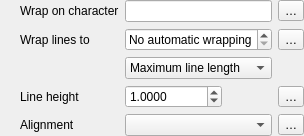
                         <widget class="QFrame" name="mMultiLinesFrame">
                          <property name="frameShape">
                           <enum>QFrame::NoFrame</enum>
                          </property>
                          <property name="frameShadow">
                           <enum>QFrame::Raised</enum>
                          </property>
                          <layout class="QGridLayout" name="gridLayout_28">
                           <property name="leftMargin">
                            <number>20</number>
                           </property>
                           <property name="topMargin">
                            <number>0</number>
                           </property>
                           <property name="rightMargin">
                            <number>0</number>
                           </property>
                           <property name="bottomMargin">
                            <number>0</number>
                           </property>
                           <item row="3" column="3">
                            <widget class="QgsPropertyOverrideButton" name="mFontLineHeightDDBtn">
                             <property name="text">
                              <string>…</string>
                             </property>
                            </widget>
                           </item>
                           <item row="4" column="3">
                            <widget class="QgsPropertyOverrideButton" name="mFontMultiLineAlignDDBtn">
                             <property name="text">
                              <string>…</string>
                             </property>
                            </widget>
                           </item>
                           <item row="1" column="0">
                            <widget class="QLabel" name="mLabelWrapLinesTo">
                             <property name="text">
                              <string>Wrap lines to</string>
                             </property>
                            </widget>
                           </item>
                           <item row="3" column="2">
                            <widget class="QgsUnitSelectionWidget" name="mLineHeightUnitWidget" native="true">
                             <property name="focusPolicy">
                              <enum>Qt::StrongFocus</enum>
                             </property>
                            </widget>
                           </item>
                           <item row="0" column="0">
                            <widget class="QLabel" name="mLabelWrapOnCharacter">
                             <property name="sizePolicy">
                              <sizepolicy hsizetype="Maximum" vsizetype="Preferred">
                               <horstretch>0</horstretch>
                               <verstretch>0</verstretch>
                              </sizepolicy>
                             </property>
                             <property name="text">
                              <string>Wrap on character</string>
                             </property>
                            </widget>
                           </item>
                           <item row="1" column="1" colspan="2">
                            <widget class="QgsSpinBox" name="mAutoWrapLengthSpinBox">
                             <property name="enabled">
                              <bool>true</bool>
                             </property>
                             <property name="toolTip">
                              <string>If set, label text will automatically be wrapped to match the specified number of characters per line (if possible)</string>
                             </property>
                             <property name="specialValueText">
                              <string>No automatic wrapping</string>
                             </property>
                             <property name="suffix">
                              <string> characters</string>
                             </property>
                             <property name="maximum">
                              <number>999</number>
                             </property>
                            </widget>
                           </item>
                           <item row="0" column="1" colspan="2">
                            <widget class="QLineEdit" name="wrapCharacterEdit">
                             <property name="minimumSize">
                              <size>
                               <width>0</width>
                               <height>0</height>
                              </size>
                             </property>
                            </widget>
                           </item>
                           <item row="3" column="1">
                            <widget class="QgsDoubleSpinBox" name="mFontLineHeightSpinBox">
                             <property name="enabled">
                              <bool>true</bool>
                             </property>
                             <property name="minimumSize">
                              <size>
                               <width>0</width>
                               <height>0</height>
                              </size>
                             </property>
                             <property name="toolTip">
                              <string>Line height spacing for multi-line text</string>
                             </property>
                             <property name="suffix">
                              <string/>
                             </property>
                             <property name="decimals">
                              <number>4</number>
                             </property>
                             <property name="minimum">
                              <double>0.000000000000000</double>
                             </property>
                             <property name="maximum">
                              <double>999999999.000000000000000</double>
                             </property>
                             <property name="singleStep">
                              <double>1.000000000000000</double>
                             </property>
                             <property name="value">
                              <double>1.000000000000000</double>
                             </property>
                            </widget>
                           </item>
                           <item row="0" column="3">
                            <widget class="QgsPropertyOverrideButton" name="mWrapCharDDBtn">
                             <property name="text">
                              <string>…</string>
                             </property>
                            </widget>
                           </item>
                           <item row="4" column="0">
                            <widget class="QLabel" name="mFontMultiLineLabel">
                             <property name="sizePolicy">
                              <sizepolicy hsizetype="Maximum" vsizetype="Preferred">
                               <horstretch>0</horstretch>
                               <verstretch>0</verstretch>
                              </sizepolicy>
                             </property>
                             <property name="text">
                              <string>Alignment</string>
                             </property>
                            </widget>
                           </item>
                           <item row="2" column="1" colspan="2">
                            <widget class="QComboBox" name="mAutoWrapTypeComboBox">
                             <property name="toolTip">
                              <string>Controls whether lines are automatically wrapped using the maximum number of characters in a line, or the minimum</string>
                             </property>
                             <item>
                              <property name="text">
                               <string>Maximum line length</string>
                              </property>
                             </item>
                             <item>
                              <property name="text">
                               <string>Minimum line length</string>
                              </property>
                             </item>
                            </widget>
                           </item>
                           <item row="1" column="3">
                            <widget class="QgsPropertyOverrideButton" name="mAutoWrapLengthDDBtn">
                             <property name="text">
                              <string>…</string>
                             </property>
                            </widget>
                           </item>
                           <item row="3" column="0">
                            <widget class="QLabel" name="mFontLineHeightLabel">
                             <property name="sizePolicy">
                              <sizepolicy hsizetype="Maximum" vsizetype="Preferred">
                               <horstretch>0</horstretch>
                               <verstretch>0</verstretch>
                              </sizepolicy>
                             </property>
                             <property name="text">
                              <string>Line height</string>
                             </property>
                            </widget>
                           </item>
                           <item row="4" column="1" colspan="2">
                            <widget class="QComboBox" name="mFontMultiLineAlignComboBox">
                             <property name="enabled">
                              <bool>true</bool>
                             </property>
                             <property name="toolTip">
                              <string>Paragraph style alignment of multi-line text</string>
                             </property>
                             <property name="layoutDirection">
                              <enum>Qt::LeftToRight</enum>
                             </property>
                            </widget>
                           </item>
                          </layout>
                         </widget>
